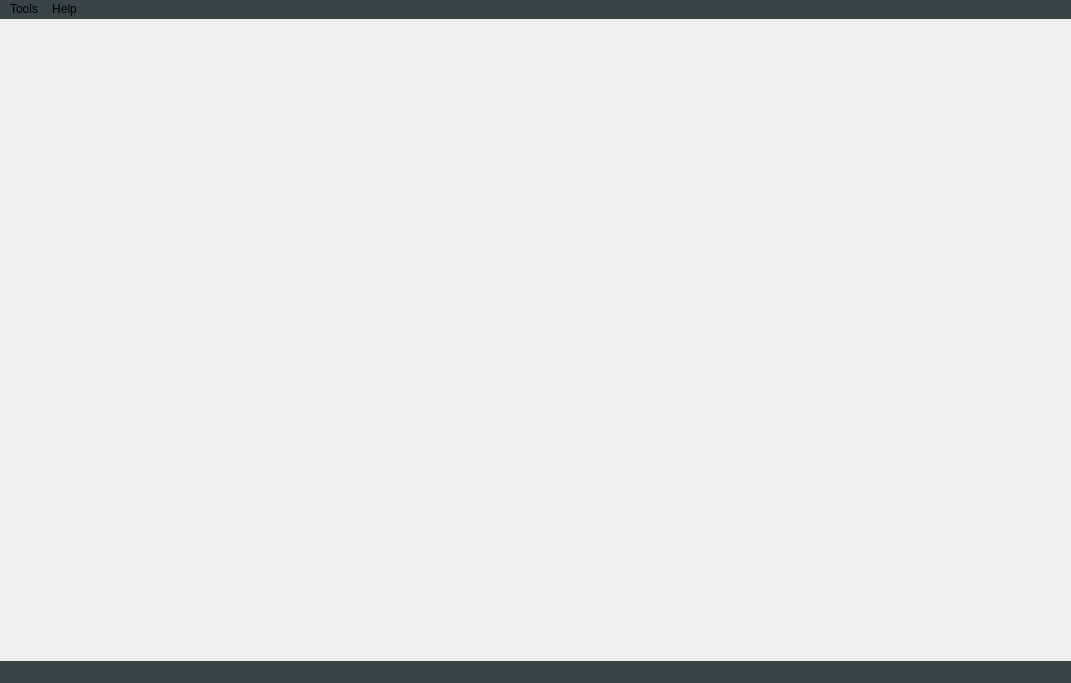
<?xml version="1.0" encoding="UTF-8"?>
<ui version="4.0">
 <class>MainWindow</class>
 <widget class="QMainWindow" name="MainWindow">
  <property name="geometry">
   <rect>
    <x>0</x>
    <y>0</y>
    <width>1071</width>
    <height>683</height>
   </rect>
  </property>
  <property name="windowTitle">
   <string>MainWindow</string>
  </property>
  <widget class="QWidget" name="centralwidget">
   <layout class="QGridLayout" name="main_layout"/>
  </widget>
  <widget class="QMenuBar" name="menubar">
   <property name="geometry">
    <rect>
     <x>0</x>
     <y>0</y>
     <width>1071</width>
     <height>21</height>
    </rect>
   </property>
   <property name="styleSheet">
    <string notr="true">background-color: rgb(58, 67, 70);
border-bottom-color: rgb(147, 147, 147);</string>
   </property>
   <widget class="QMenu" name="menuTools">
    <property name="title">
     <string>Tools</string>
    </property>
    <addaction name="actionSubmit"/>
    <addaction name="actionReSubmit_Job"/>
    <addaction name="actionCancelJob"/>
    <addaction name="separator"/>
    <addaction name="actionShow_Render_Files"/>
    <addaction name="separator"/>
    <addaction name="actionShow_Errors"/>
    <addaction name="separator"/>
    <addaction name="actionLog_Out"/>
   </widget>
   <widget class="QMenu" name="menuHelp">
    <property name="title">
     <string>Help</string>
    </property>
    <addaction name="actionSetting"/>
    <addaction name="separator"/>
    <addaction name="actionManual"/>
    <addaction name="actionAbout"/>
   </widget>
   <addaction name="menuTools"/>
   <addaction name="menuHelp"/>
  </widget>
  <widget class="QStatusBar" name="statusbar">
   <property name="styleSheet">
    <string notr="true">background-color: rgb(58, 67, 70);
border-bottom-color: rgb(147, 147, 147);
color: rgb(223, 244, 28);
font: 75 14pt &quot;Yu Gothic UI&quot;;</string>
   </property>
  </widget>
  <action name="actionSubmit">
   <property name="text">
    <string>Submit Job</string>
   </property>
  </action>
  <action name="actionManage_User">
   <property name="text">
    <string>Manage User</string>
   </property>
  </action>
  <action name="actionCancelJob">
   <property name="text">
    <string>Cancel Job</string>
   </property>
  </action>
  <action name="actionDownload_Render_Files">
   <property name="text">
    <string>Download Render Files</string>
   </property>
  </action>
  <action name="actionPay_State">
   <property name="text">
    <string>Pay State</string>
   </property>
  </action>
  <action name="actionSend_Error_Report">
   <property name="text">
    <string>Send Error Report</string>
   </property>
  </action>
  <action name="actionShow_Render_Files">
   <property name="text">
    <string>Show Render Files</string>
   </property>
  </action>
  <action name="actionOpen_File_Location">
   <property name="text">
    <string>Open File Location</string>
   </property>
  </action>
  <action name="actionFilter_User">
   <property name="text">
    <string>Filter User</string>
   </property>
  </action>
  <action name="actionReSubmit_Job">
   <property name="text">
    <string>Re Submit Job</string>
   </property>
  </action>
  <action name="actionLog_Out">
   <property name="text">
    <string>Log Out</string>
   </property>
  </action>
  <action name="actionAbout">
   <property name="text">
    <string>About</string>
   </property>
  </action>
  <action name="actionShow_Errors">
   <property name="text">
    <string>Show Errors</string>
   </property>
  </action>
  <action name="actionManual">
   <property name="text">
    <string>Manual</string>
   </property>
  </action>
  <action name="actionSetting">
   <property name="text">
    <string>Setting</string>
   </property>
  </action>
 </widget>
 <resources/>
 <connections/>
</ui>
